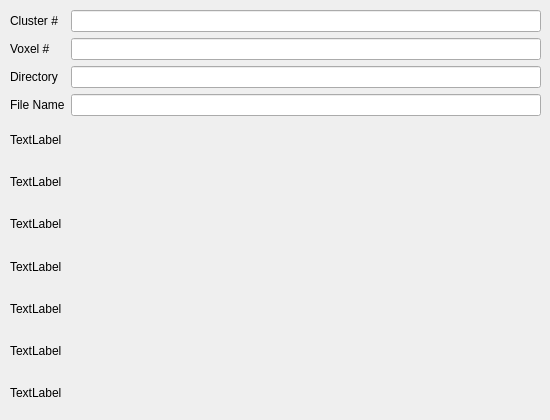
     <widget class="QWidget" name="TabProperties">
      <attribute name="title">
       <string>Properties</string>
      </attribute>
      <widget class="QWidget" name="gridLayoutWidget_4">
       <property name="geometry">
        <rect>
         <x>10</x>
         <y>10</y>
         <width>531</width>
         <height>401</height>
        </rect>
       </property>
       <layout class="QGridLayout" name="GridLayoutProperties">
        <item row="0" column="1">
         <widget class="QLabel" name="LabelPropertiesImageNum">
          <property name="text">
           <string>Cluster #</string>
          </property>
         </widget>
        </item>
        <item row="1" column="1">
         <widget class="QLabel" name="LabelPropertiesImageSize">
          <property name="text">
           <string>Voxel #</string>
          </property>
         </widget>
        </item>
        <item row="2" column="1">
         <widget class="QLabel" name="LabelPropertiesDirectory">
          <property name="text">
           <string>Directory</string>
          </property>
         </widget>
        </item>
        <item row="3" column="1">
         <widget class="QLabel" name="LabelPropertiesImageName">
          <property name="text">
           <string>File Name</string>
          </property>
         </widget>
        </item>
        <item row="4" column="1">
         <widget class="QLabel" name="label_5">
          <property name="text">
           <string>TextLabel</string>
          </property>
         </widget>
        </item>
        <item row="5" column="1">
         <widget class="QLabel" name="label_6">
          <property name="text">
           <string>TextLabel</string>
          </property>
         </widget>
        </item>
        <item row="6" column="1">
         <widget class="QLabel" name="label_7">
          <property name="text">
           <string>TextLabel</string>
          </property>
         </widget>
        </item>
        <item row="7" column="1">
         <widget class="QLabel" name="label_8">
          <property name="text">
           <string>TextLabel</string>
          </property>
         </widget>
        </item>
        <item row="8" column="1">
         <widget class="QLabel" name="label_9">
          <property name="text">
           <string>TextLabel</string>
          </property>
         </widget>
        </item>
        <item row="9" column="1">
         <widget class="QLabel" name="label_10">
          <property name="text">
           <string>TextLabel</string>
          </property>
         </widget>
        </item>
        <item row="10" column="1">
         <widget class="QLabel" name="label_11">
          <property name="text">
           <string>TextLabel</string>
          </property>
         </widget>
        </item>
        <item row="0" column="2">
         <widget class="QLineEdit" name="LineEditPropertiesImageNum"/>
        </item>
        <item row="1" column="2">
         <widget class="QLineEdit" name="LineEditPropertiesImageSize"/>
        </item>
        <item row="2" column="2">
         <widget class="QLineEdit" name="LineEditPropertiesDirectory"/>
        </item>
        <item row="3" column="2">
         <widget class="QLineEdit" name="LineEditPropertiesImageName"/>
        </item>
       </layout>
      </widget>
     </widget>
